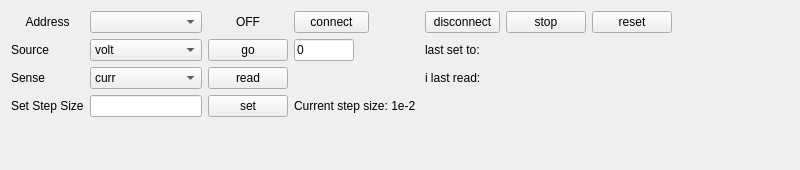
<?xml version="1.0" encoding="UTF-8"?>
<ui version="4.0">
 <class>nidaq</class>
 <widget class="QWidget" name="nidaq">
  <property name="geometry">
   <rect>
    <x>0</x>
    <y>0</y>
    <width>800</width>
    <height>170</height>
   </rect>
  </property>
  <property name="windowTitle">
   <string>Form</string>
  </property>
  <layout class="QVBoxLayout" name="verticalLayout">
   <item>
    <layout class="QGridLayout" name="gridLayout">
     <item row="0" column="6">
      <widget class="QPushButton" name="reset_btn">
       <property name="text">
        <string>reset</string>
       </property>
      </widget>
     </item>
     <item row="0" column="0">
      <widget class="QLabel" name="label">
       <property name="sizePolicy">
        <sizepolicy hsizetype="Preferred" vsizetype="Minimum">
         <horstretch>0</horstretch>
         <verstretch>0</verstretch>
        </sizepolicy>
       </property>
       <property name="minimumSize">
        <size>
         <width>47</width>
         <height>0</height>
        </size>
       </property>
       <property name="maximumSize">
        <size>
         <width>100</width>
         <height>16777215</height>
        </size>
       </property>
       <property name="text">
        <string>Address</string>
       </property>
       <property name="alignment">
        <set>Qt::AlignCenter</set>
       </property>
      </widget>
     </item>
     <item row="4" column="0">
      <spacer name="verticalSpacer">
       <property name="orientation">
        <enum>Qt::Vertical</enum>
       </property>
       <property name="sizeHint" stdset="0">
        <size>
         <width>20</width>
         <height>13</height>
        </size>
       </property>
      </spacer>
     </item>
     <item row="0" column="7">
      <spacer name="horizontalSpacer">
       <property name="orientation">
        <enum>Qt::Horizontal</enum>
       </property>
       <property name="sizeType">
        <enum>QSizePolicy::MinimumExpanding</enum>
       </property>
       <property name="sizeHint" stdset="0">
        <size>
         <width>13</width>
         <height>20</height>
        </size>
       </property>
      </spacer>
     </item>
     <item row="2" column="4" colspan="4">
      <widget class="QLabel" name="sens_label">
       <property name="sizePolicy">
        <sizepolicy hsizetype="Preferred" vsizetype="Minimum">
         <horstretch>0</horstretch>
         <verstretch>0</verstretch>
        </sizepolicy>
       </property>
       <property name="minimumSize">
        <size>
         <width>150</width>
         <height>0</height>
        </size>
       </property>
       <property name="text">
        <string>i last read:</string>
       </property>
       <property name="textInteractionFlags">
        <set>Qt::LinksAccessibleByKeyboard|Qt::LinksAccessibleByMouse|Qt::TextBrowserInteraction|Qt::TextSelectableByKeyboard|Qt::TextSelectableByMouse</set>
       </property>
      </widget>
     </item>
     <item row="1" column="2">
      <widget class="QPushButton" name="go_btn">
       <property name="sizePolicy">
        <sizepolicy hsizetype="Minimum" vsizetype="Minimum">
         <horstretch>0</horstretch>
         <verstretch>0</verstretch>
        </sizepolicy>
       </property>
       <property name="text">
        <string>go</string>
       </property>
      </widget>
     </item>
     <item row="0" column="1">
      <widget class="QComboBox" name="address_cb"/>
     </item>
     <item row="2" column="2">
      <widget class="QPushButton" name="read_btn">
       <property name="sizePolicy">
        <sizepolicy hsizetype="Minimum" vsizetype="Minimum">
         <horstretch>0</horstretch>
         <verstretch>0</verstretch>
        </sizepolicy>
       </property>
       <property name="text">
        <string>read</string>
       </property>
      </widget>
     </item>
     <item row="0" column="2">
      <widget class="QLabel" name="label_on_off">
       <property name="minimumSize">
        <size>
         <width>50</width>
         <height>0</height>
        </size>
       </property>
       <property name="text">
        <string>OFF</string>
       </property>
       <property name="alignment">
        <set>Qt::AlignCenter</set>
       </property>
      </widget>
     </item>
     <item row="1" column="1">
      <widget class="QComboBox" name="sour_func_cb">
       <item>
        <property name="text">
         <string>volt</string>
        </property>
       </item>
       <item>
        <property name="text">
         <string>curr</string>
        </property>
       </item>
      </widget>
     </item>
     <item row="0" column="5">
      <widget class="QPushButton" name="stop_btn">
       <property name="text">
        <string>stop</string>
       </property>
      </widget>
     </item>
     <item row="1" column="4" colspan="4">
      <widget class="QLabel" name="sour_label">
       <property name="sizePolicy">
        <sizepolicy hsizetype="Preferred" vsizetype="Minimum">
         <horstretch>0</horstretch>
         <verstretch>0</verstretch>
        </sizepolicy>
       </property>
       <property name="minimumSize">
        <size>
         <width>150</width>
         <height>0</height>
        </size>
       </property>
       <property name="text">
        <string>last set to:</string>
       </property>
       <property name="textInteractionFlags">
        <set>Qt::LinksAccessibleByKeyboard|Qt::LinksAccessibleByMouse|Qt::TextBrowserInteraction|Qt::TextSelectableByKeyboard|Qt::TextSelectableByMouse</set>
       </property>
      </widget>
     </item>
     <item row="1" column="0">
      <widget class="QLabel" name="label_2">
       <property name="sizePolicy">
        <sizepolicy hsizetype="Preferred" vsizetype="Minimum">
         <horstretch>0</horstretch>
         <verstretch>0</verstretch>
        </sizepolicy>
       </property>
       <property name="minimumSize">
        <size>
         <width>47</width>
         <height>0</height>
        </size>
       </property>
       <property name="text">
        <string>Source</string>
       </property>
      </widget>
     </item>
     <item row="2" column="1">
      <widget class="QComboBox" name="sens_func_cb">
       <property name="currentText">
        <string>curr</string>
       </property>
       <property name="currentIndex">
        <number>1</number>
       </property>
       <item>
        <property name="text">
         <string>volt</string>
        </property>
       </item>
       <item>
        <property name="text">
         <string>curr</string>
        </property>
       </item>
      </widget>
     </item>
     <item row="2" column="0">
      <widget class="QLabel" name="label_3">
       <property name="sizePolicy">
        <sizepolicy hsizetype="Preferred" vsizetype="Minimum">
         <horstretch>0</horstretch>
         <verstretch>0</verstretch>
        </sizepolicy>
       </property>
       <property name="minimumSize">
        <size>
         <width>47</width>
         <height>0</height>
        </size>
       </property>
       <property name="text">
        <string>Sense</string>
       </property>
      </widget>
     </item>
     <item row="1" column="3">
      <widget class="QLineEdit" name="next_pos_le">
       <property name="minimumSize">
        <size>
         <width>60</width>
         <height>0</height>
        </size>
       </property>
       <property name="maximumSize">
        <size>
         <width>60</width>
         <height>16777215</height>
        </size>
       </property>
       <property name="text">
        <string>0</string>
       </property>
      </widget>
     </item>
     <item row="0" column="3">
      <widget class="QPushButton" name="connect_btn">
       <property name="minimumSize">
        <size>
         <width>75</width>
         <height>0</height>
        </size>
       </property>
       <property name="maximumSize">
        <size>
         <width>75</width>
         <height>16777215</height>
        </size>
       </property>
       <property name="text">
        <string>connect</string>
       </property>
      </widget>
     </item>
     <item row="0" column="4">
      <widget class="QPushButton" name="disconnect_btn">
       <property name="minimumSize">
        <size>
         <width>75</width>
         <height>0</height>
        </size>
       </property>
       <property name="maximumSize">
        <size>
         <width>75</width>
         <height>16777215</height>
        </size>
       </property>
       <property name="text">
        <string>disconnect</string>
       </property>
      </widget>
     </item>
     <item row="3" column="0">
      <widget class="QLabel" name="label_4">
       <property name="text">
        <string>Set Step Size</string>
       </property>
      </widget>
     </item>
     <item row="3" column="1">
      <widget class="QLineEdit" name="step_size_le"/>
     </item>
     <item row="3" column="3">
      <widget class="QLabel" name="step_size_label">
       <property name="text">
        <string>Current step size: 1e-2 </string>
       </property>
      </widget>
     </item>
     <item row="3" column="2">
      <widget class="QPushButton" name="step_size_pb">
       <property name="text">
        <string>set</string>
       </property>
      </widget>
     </item>
    </layout>
   </item>
  </layout>
 </widget>
 <resources/>
 <connections/>
</ui>
